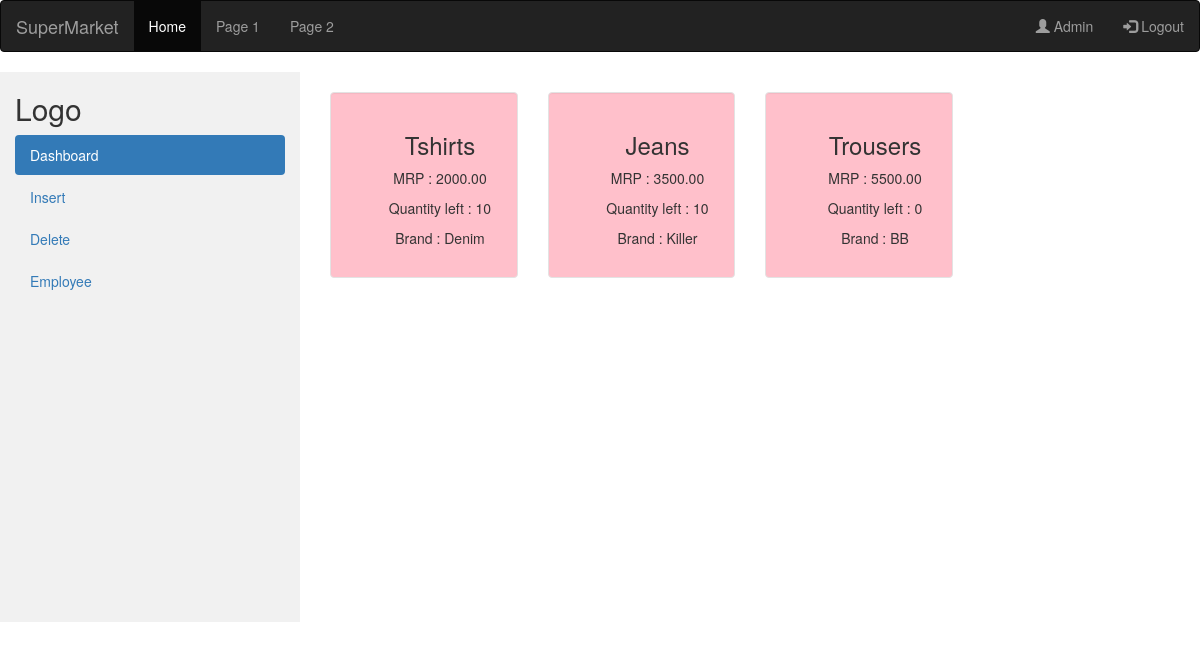
The page /supermarket-pankaj/admin_clothes.php on the database its author committed.
### tables this page shows
CREATE TABLE product(
	productID INT(4),
	productName VARCHAR(50) NOT NULL,
	brandName VARCHAR(50) NOT NULL,
	departmentName VARCHAR(20) NOT NULL,
	costPrice DECIMAL(10,2) NOT NULL CHECK(costPrice > 0),
	MRP DECIMAL(11,2) NOT NULL CHECK(MRP > 0),
	quantityStock INT NOT NULL,
	PRIMARY KEY (productID),
	FOREIGN KEY (departmentName) REFERENCES department(departmentName)
);

### supermarket-pankaj/admin_clothes.php (the view, shortened to what this page needs)
<!DOCTYPE html>
<html lang="en">
<head>
  <link rel="stylesheet" href="https://maxcdn.bootstrapcdn.com/bootstrap/3.4.0/css/bootstrap.min.css">
</head>
<body>
<nav class="navbar navbar-inverse">
  <div class="container-fluid">
    <div class="navbar-header">
      <a class="navbar-brand" href="#">SuperMarket</a>
    </div>
    <ul class="nav navbar-nav">
      <li class="active"><a href="#">Home</a></li>
      <li><a href="#">Page 1</a></li>
      <li><a href="#">Page 2</a></li>
    </ul>
    <ul class="nav navbar-nav navbar-right">
      <li><a href="#"><span class="glyphicon glyphicon-user"></span> Admin</a></li>
      <li><a href="#"><span class="glyphicon glyphicon-log-in"></span> Logout</a></li>
    </ul>
  </div>
</nav>
<div class="container-fluid">
  <div class="row content">
    <div class="col-sm-3 sidenav hidden-xs">
      <h2>Logo</h2>
      <ul class="nav nav-pills nav-stacked">
      <li class="active"><a href="#">Dashboard</a></li>
        <li><a href="#">Insert</a></li>
        <li><a href="#">Delete</a></li>
        <li><a href="#">Employee</a></li>
      </ul><br>
    </div>
    <br>
    <div class="col-sm-9">
    <?php
    require('config.php');
          $sql = "SELECT * FROM product where departmentName = 'clothes' ";
        $run_query = mysqli_query($con,$sql);
	if(mysqli_num_rows($run_query) > 0){
		while($row = mysqli_fetch_array($run_query)){
			$productName  = $row['productName'];
			$brandName = $row['brandName'];
            $mrp = $row['MRP'];
            $quantity = $row['quantityStock'];
			echo "
            <div class='col-sm-3' >
              <div class='well' style='background-color:pink'>
              <div class='card' style='width: 18rem;' style='background-color:lightblue'>
              <div class='card-body text-center '>
        <h3 >$productName</h3>
        <p> MRP : $mrp </p>
        <p> Quantity left : $quantity </p>
        <P> Brand : $brandName </p>
        </div>
        </div>
                  </div>
                </div>
			";
		}
	}
?>
</div>
</body>
</html>

### supermarket-pankaj/admin_clothes.php (style rules this page uses)
.row.content { height: 550px }
.sidenav { background-color: #f1f1f1; height: 100%; }

### rows shown on the page
product: productName "Tshirts", MRP "2000.00", quantityStock "10", brandName "Denim"
product: productName "Jeans", MRP "3500.00", quantityStock "10", brandName "Killer"
product: productName "Trousers", MRP "5500.00", quantityStock "0", brandName "BB"
